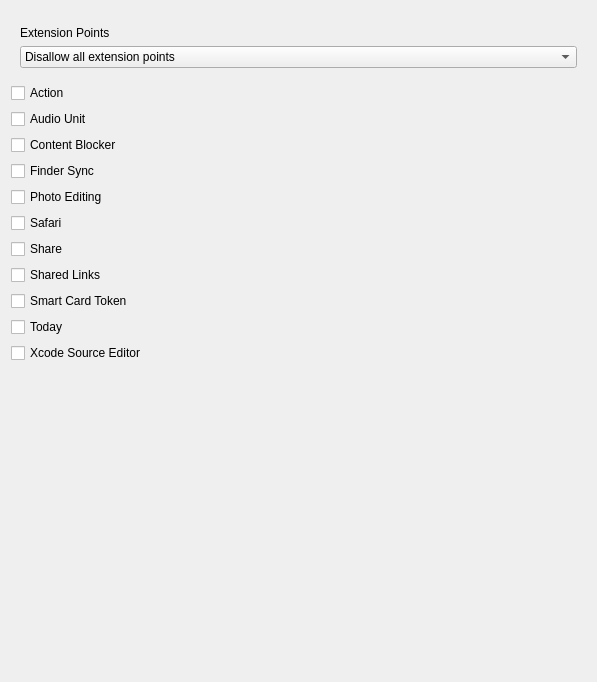
<?xml version="1.0" encoding="UTF-8"?>
<ui version="4.0">
 <class>MacOSExtensionsForm</class>
 <widget class="QWidget" name="MacOSExtensionsForm">
  <property name="geometry">
   <rect>
    <x>0</x>
    <y>0</y>
    <width>597</width>
    <height>682</height>
   </rect>
  </property>
  <property name="windowTitle">
   <string>Form</string>
  </property>
  <layout class="QVBoxLayout" name="verticalLayout_4" stretch="0,0,0,0">
   <item>
    <widget class="QWidget" name="widgetAlwaysVisible" native="true">
     <layout class="QVBoxLayout" name="verticalLayout_3">
      <item>
       <widget class="ItemListWidget" name="itemListAllowedExtensions" native="true"/>
      </item>
      <item>
       <widget class="QLabel" name="labelExtensionPoints">
        <property name="text">
         <string>Extension Points</string>
        </property>
       </widget>
      </item>
      <item>
       <widget class="QComboBox" name="comboBoxExtensionPoints">
        <item>
         <property name="text">
          <string>Disallow all extension points</string>
         </property>
        </item>
        <item>
         <property name="text">
          <string>Allow all extension points</string>
         </property>
        </item>
        <item>
         <property name="text">
          <string>Disallow some extension points</string>
         </property>
        </item>
       </widget>
      </item>
     </layout>
    </widget>
   </item>
   <item>
    <widget class="QWidget" name="widgetDisallowSomeExtensionPoints" native="true">
     <layout class="QVBoxLayout" name="verticalLayout_2">
      <property name="leftMargin">
       <number>0</number>
      </property>
      <property name="topMargin">
       <number>0</number>
      </property>
      <property name="rightMargin">
       <number>0</number>
      </property>
      <property name="bottomMargin">
       <number>0</number>
      </property>
      <item>
       <widget class="QCheckBox" name="checkBoxAction">
        <property name="text">
         <string>Action</string>
        </property>
       </widget>
      </item>
      <item>
       <widget class="QCheckBox" name="checkBoxAudioUnit">
        <property name="text">
         <string>Audio Unit</string>
        </property>
       </widget>
      </item>
      <item>
       <widget class="QCheckBox" name="checkBoxContentBlocker">
        <property name="text">
         <string>Content Blocker</string>
        </property>
       </widget>
      </item>
      <item>
       <widget class="QCheckBox" name="checkBoxFinderSync">
        <property name="text">
         <string>Finder Sync</string>
        </property>
       </widget>
      </item>
      <item>
       <widget class="QCheckBox" name="checkBoxPhotoEditing">
        <property name="text">
         <string>Photo Editing</string>
        </property>
       </widget>
      </item>
      <item>
       <widget class="QCheckBox" name="checkBoxSafari">
        <property name="text">
         <string>Safari</string>
        </property>
       </widget>
      </item>
      <item>
       <widget class="QCheckBox" name="checkBoxShare">
        <property name="text">
         <string>Share</string>
        </property>
       </widget>
      </item>
      <item>
       <widget class="QCheckBox" name="checkBoxSharedLinks">
        <property name="text">
         <string>Shared Links</string>
        </property>
       </widget>
      </item>
      <item>
       <widget class="QCheckBox" name="checkBoxSmartCardToken">
        <property name="text">
         <string>Smart Card Token</string>
        </property>
       </widget>
      </item>
      <item>
       <widget class="QCheckBox" name="checkBoxToday">
        <property name="text">
         <string>Today</string>
        </property>
       </widget>
      </item>
      <item>
       <widget class="QCheckBox" name="checkBoxXcodeSourceEditor">
        <property name="text">
         <string>Xcode Source Editor</string>
        </property>
       </widget>
      </item>
     </layout>
    </widget>
   </item>
   <item>
    <widget class="QWidget" name="widgetDisabledExtensions" native="true">
     <layout class="QVBoxLayout" name="verticalLayout">
      <item>
       <widget class="ItemListWidget" name="itemListDisabledExtensions" native="true"/>
      </item>
     </layout>
    </widget>
   </item>
   <item>
    <spacer name="verticalSpacer">
     <property name="orientation">
      <enum>Qt::Vertical</enum>
     </property>
     <property name="sizeHint" stdset="0">
      <size>
       <width>20</width>
       <height>40</height>
      </size>
     </property>
    </spacer>
   </item>
  </layout>
 </widget>
 <customwidgets>
  <customwidget>
   <class>ItemListWidget</class>
   <extends>QWidget</extends>
   <header>FWAdminLib/Configurator/ItemListWidget.h</header>
   <container>1</container>
  </customwidget>
 </customwidgets>
 <tabstops>
  <tabstop>itemListAllowedExtensions</tabstop>
  <tabstop>comboBoxExtensionPoints</tabstop>
  <tabstop>checkBoxAction</tabstop>
  <tabstop>checkBoxAudioUnit</tabstop>
  <tabstop>checkBoxContentBlocker</tabstop>
  <tabstop>checkBoxFinderSync</tabstop>
  <tabstop>checkBoxPhotoEditing</tabstop>
  <tabstop>checkBoxSafari</tabstop>
  <tabstop>checkBoxShare</tabstop>
  <tabstop>checkBoxSharedLinks</tabstop>
  <tabstop>checkBoxSmartCardToken</tabstop>
  <tabstop>checkBoxToday</tabstop>
  <tabstop>checkBoxXcodeSourceEditor</tabstop>
  <tabstop>itemListDisabledExtensions</tabstop>
 </tabstops>
 <resources/>
 <connections/>
</ui>
